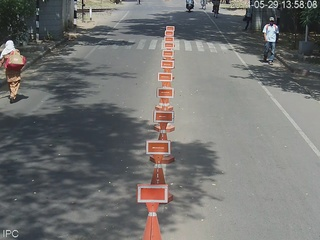
//> input picture negative_images/18136.jpg, 320 x 240 px
$ ./contours2 ../../negative_images/18136.jpg   (built with g++ and OpenCV 4)
//> lines starting //> are read from the running program, lines starting //| are printed output that depends on the picture; after the words box and inside, x2 and y2 are one past the last pixel; in counts of white or black regions, pixels touching at a corner belong together
/**
 * @function findContours_Demo.cpp
 * @brief Demo code to find contours in an image
 * @author OpenCV team
 */

#include "opencv2/highgui/highgui.hpp"
#include "opencv2/imgproc/imgproc.hpp"
#include <iostream>
#include <stdio.h>
#include <stdlib.h>

using namespace cv;
using namespace std;

Mat src; Mat src_gray;
int thresh = 100;
int max_thresh = 255;
RNG rng(12345);

/// Function header
void thresh_callback(int, void* );

/**
 * @function main
 */
int main( int, char** argv )
{
  /// Load source image and convert it to gray
  src = imread( argv[1], 1 );
//> src is the input picture: 240 rows x 320 cols, CV_8UC3; mean B, G, R 113.2, 114.6, 114.5

  /// Convert image to gray and blur it
  cvtColor( src, src_gray, COLOR_BGR2GRAY );
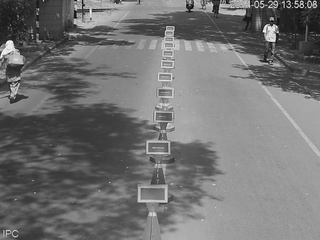
//> src_gray: 240 rows x 320 cols, CV_8UC1; min 1, max 254, mean 114.4

  /// Create Window
  const char* source_window = "Source";
  namedWindow( source_window, WINDOW_AUTOSIZE );
  imshow( source_window, src );

  createTrackbar( " Canny thresh:", "Source", &thresh, max_thresh, thresh_callback );
  thresh_callback( 0, 0 );

  waitKey(0);
  return(0);
}

/**
 * @function thresh_callback
 */
void thresh_callback(int, void* )
{
  Mat canny_output;
  vector<vector<Point> > contours;
  vector<Vec4i> hierarchy;

  /// Detect edges using canny
  Canny( src_gray, canny_output, thresh, thresh*2, 3 );
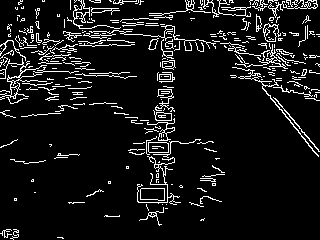
//> canny_output: 240 rows x 320 cols, CV_8UC1; 8.7% white in thin lines or dots
  /// Find contours
  findContours( canny_output, contours, hierarchy, RETR_TREE, CHAIN_APPROX_SIMPLE, Point(0, 0) );
//> contours = 375 contours, 330 with area under 20; largest, box (x1, y1, x2, y2) and area: (140, 188, 165, 201) 270, (140, 188, 165, 201) 268, (148, 142, 169, 153) 198, (148, 142, 169, 153) 196, (263, 23, 281, 42) 187

  /// Draw contours
  Mat drawing = Mat::zeros( canny_output.size(), CV_8UC3 );
  for( size_t i = 0; i< contours.size(); i++ )
     {
       Scalar color = Scalar( rng.uniform(0, 255), rng.uniform(0,255), rng.uniform(0,255) );
       drawContours( drawing, contours, (int)i, color, 2, 8, hierarchy, 0, Point() );
     }
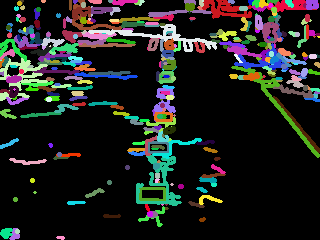
//> drawing: 240 rows x 320 cols, CV_8UC3; mean B, G, R 31.4, 33.8, 32.2

  /// Show in a window
  namedWindow( "Contours", WINDOW_AUTOSIZE );
  imshow( "Contours", drawing );
}
